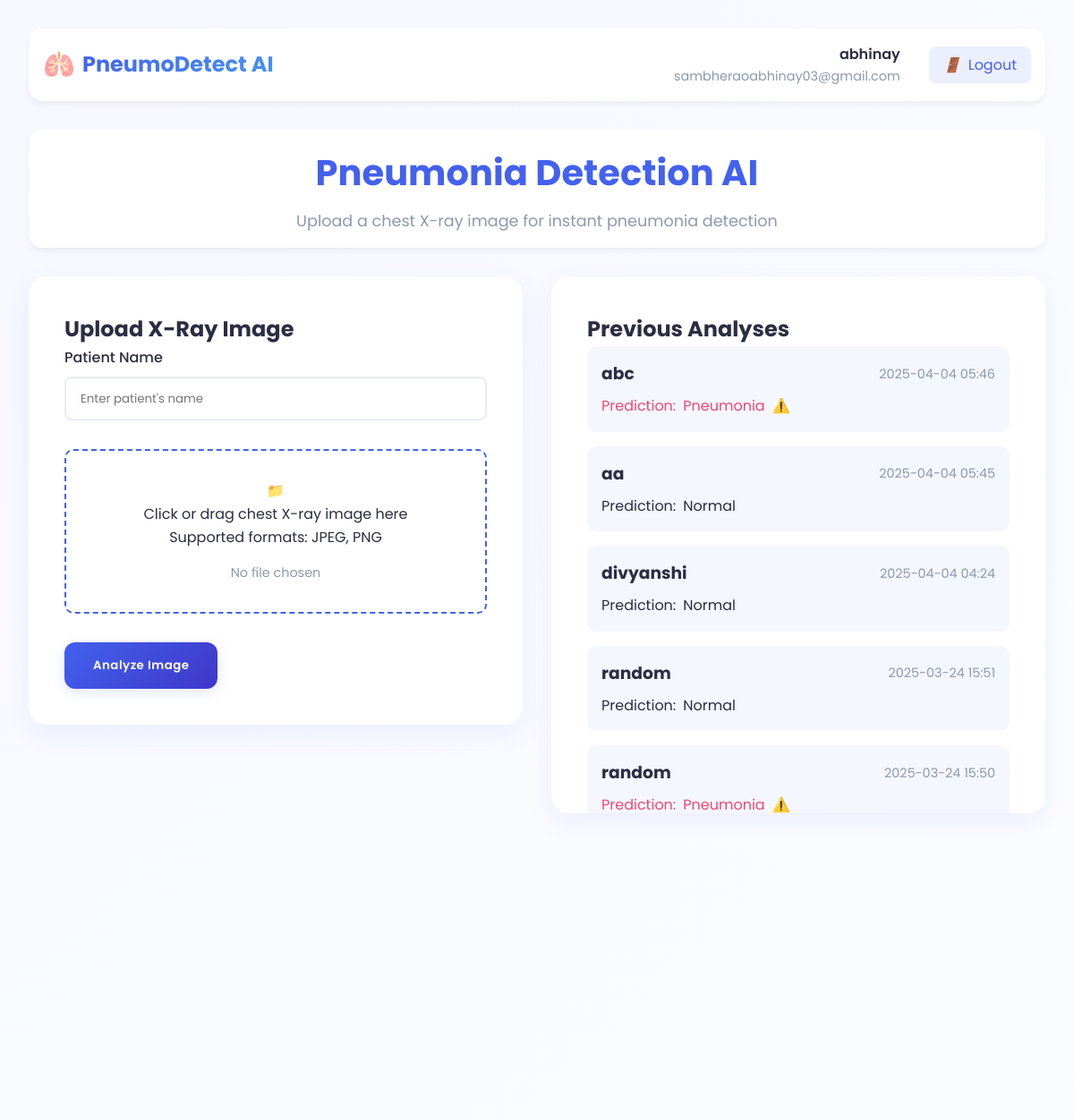
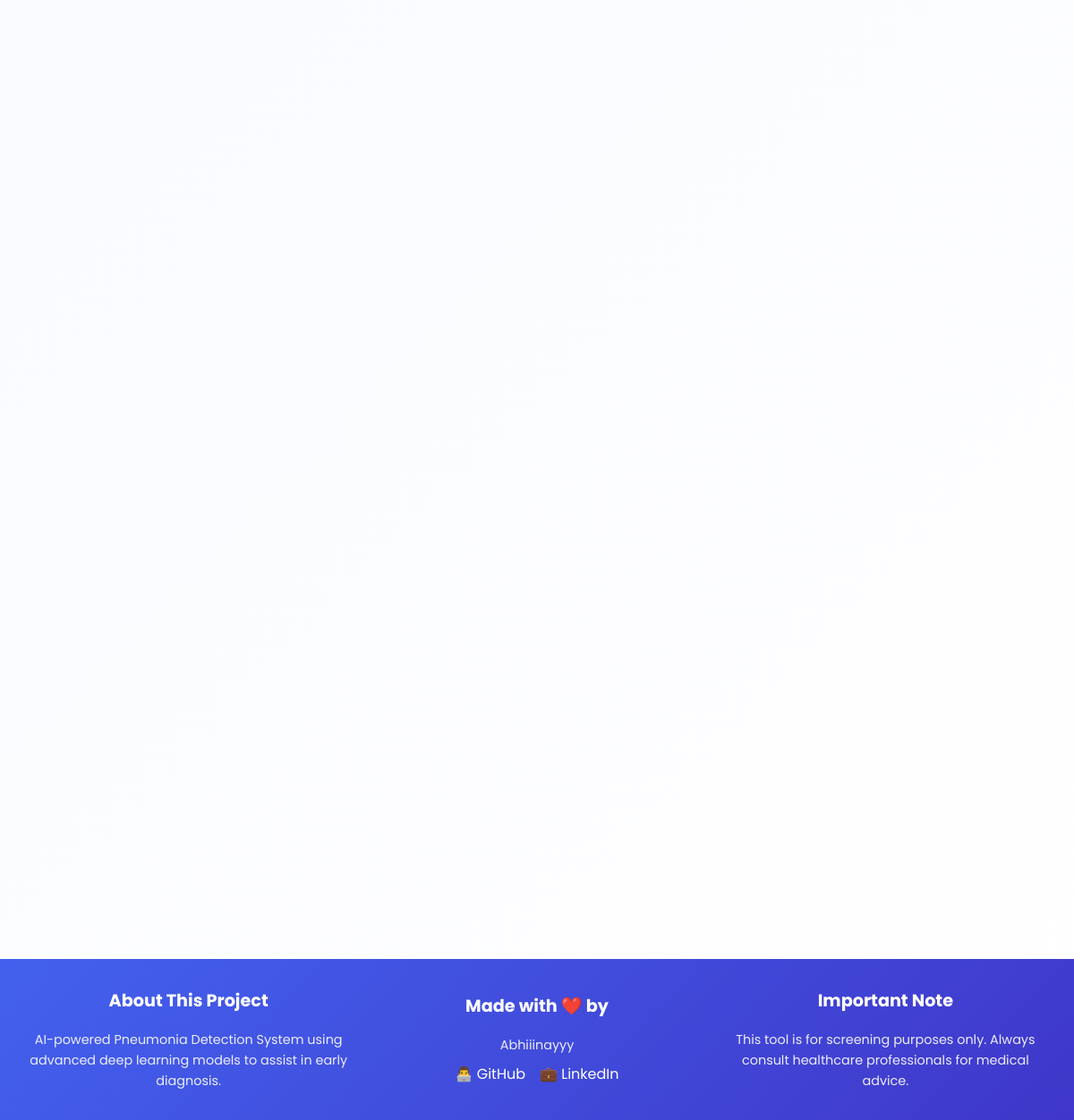
The page / (signed in) on the database its author committed (2 pictures, top to bottom).
### models.py (models this page shows, shortened)
class User(UserMixin, db.Model):
    __tablename__ = 'users'
    id = db.Column(db.Integer, primary_key=True)
    name = db.Column(db.String(100), nullable=False)
    email = db.Column(db.String(120), unique=True, nullable=False)
    password_hash = db.Column(db.String(200), nullable=False)
    created_at = db.Column(db.DateTime, server_default=db.func.now())
    analyses = db.relationship('Analysis', backref='user', lazy=True)
    @property
    def is_authenticated(self):
        return True

class Analysis(db.Model):
    __tablename__ = 'analyses'
    id = db.Column(db.Integer, primary_key=True)
    user_id = db.Column(db.Integer, db.ForeignKey('users.id'), nullable=False)
    patient_name = db.Column(db.String(100), nullable=False)
    prediction = db.Column(db.String(50), nullable=False)
    timestamp = db.Column(db.DateTime, default=datetime.utcnow)

### app.py (the view, shortened to what this page needs)
@app.route('/', methods=['GET', 'POST'])
def index():
    if not current_user.is_authenticated:
        return redirect(url_for('landing'))
    analyses = Analysis.query.filter_by(user_id=current_user.id).order_by(Analysis.timestamp.desc()).all()
    return render_template('index.html',
                         show_upload=True,
                         analyses=analyses,
                         user=current_user,
                         site_info=SITE_INFO)

### app.py (called while the page is built)
@login_manager.user_loader
def load_user(user_id):
    return User.query.get(int(user_id))

@app.after_request
def add_header(response):
    if 'Content-Type' in response.headers and 'application/json' in response.headers['Content-Type']:
        response.headers['Content-Type'] = 'application/json; charset=utf-8'
    return response

@app.context_processor
def inject_site_info():
    return dict(site_info=SITE_INFO)

### templates/index.html (shortened to what this page needs)
<!DOCTYPE html>
<html lang="en">
  <head>
    <link
      rel="stylesheet"
      href="https://cdnjs.cloudflare.com/ajax/libs/font-awesome/5.15.4/css/all.min.css"
    />
  </head>
  <body>
    <div class="container">
      <div class="nav-header">
        <div class="logo">
          <a
            href="{{ url_for('landing') }}"
            style="
              text-decoration: none;
              display: flex;
              align-items: center;
              gap: 0.5rem;
            "
          >
            <span style="font-size: 1.8rem">🫁</span>
            <h2
              style="
                margin: 0;
                background: linear-gradient(
                  135deg,
                  var(--primary-color),
                  var(--accent-color)
                );
                -webkit-background-clip: text;
                background-clip: text;
                -webkit-text-fill-color: transparent;
              "
            >
              PneumoDetect AI
            </h2>
          </a>
        </div>
        <div class="user-section">
          <div class="user-info">
            <div class="user-name">{{ current_user.name }}</div>
            <div class="user-email">{{ current_user.email }}</div>
          </div>
          <a href="{{ url_for('logout') }}" class="logout-btn">
            <i>🚪</i> Logout
          </a>
        </div>
      </div>
      <header class="app-header">
        <h1>Pneumonia Detection AI</h1>
        <p>Upload a chest X-ray image for instant pneumonia detection</p>
      </header>
      <div class="main-content">
        {% if show_upload %}
        <div class="card upload-section">
          <h2>Upload X-Ray Image</h2>
          <form
            method="POST"
            action="{{ url_for('index') }}"
            enctype="multipart/form-data"
          >
            <div class="form-group">
              <label for="patient_name">Patient Name</label>
              <input
                type="text"
                id="patient_name"
                name="patient_name"
                class="form-control"
                required
                placeholder="Enter patient's name"
              />
            </div>
            <div class="file-input-container">
              <label for="file-upload" class="file-input-trigger">
                <span class="upload-icon">📁</span>
                <span class="upload-text"
                  >Click or drag chest X-ray image here</span
                >
                <span class="upload-hint">Supported formats: JPEG, PNG</span>
                <span class="selected-file" id="selected-file-name"
                  >No file chosen</span
                >
              </label>
            </div>
            <button type="submit" class="btn btn-primary">Analyze Image</button>
          </form>
        </div>
        <div class="card history-section">
          <h2>Previous Analyses</h2>
          {% if analyses %}
          <div class="analyses-list">
            {% for analysis in analyses %}
            <div class="analysis-item">
              <div class="analysis-header">
                <h3>{{ analysis.patient_name }}</h3>
                <span class="timestamp"
                  >{{ analysis.timestamp.strftime('%Y-%m-%d %H:%M') }}</span
                >
              </div>
              <div
                class="analysis-result {% if analysis.prediction == 'Pneumonia' %}warning{% endif %}"
              >
                <span class="prediction-label">Prediction:</span>
                <span class="prediction-value">{{ analysis.prediction }}</span>
                {% if analysis.prediction == 'Pneumonia' %}
                <span class="warning-icon">⚠️</span>
                {% endif %}
              </div>
            </div>
            {% endfor %}
          </div>
          {% else %}
          <p class="no-analyses">No previous analyses found</p>
          {% endif %}
        </div>
        {% endif %}
      </div>
    </div>
    {% include 'shared/footer.html' %}
  </body>
</html>

### templates/shared/footer.html
<footer class="footer">
  <div class="footer-content">
    <div class="footer-section">
      <h3>About This Project</h3>
      <p>
        AI-powered Pneumonia Detection System using advanced deep learning
        models to assist in early diagnosis.
      </p>
    </div>
    <div class="footer-section">
      <h3>Made with <span class="heart">❤️</span> by</h3>
      <p>{{ site_info.author.name }}</p>
      <div class="social-links">
        <a href="{{ site_info.author.github }}" target="_blank" rel="noopener"
          >👨‍💻 GitHub</a
        >
        <a href="{{ site_info.author.linkedin }}" target="_blank" rel="noopener"
          >💼 LinkedIn</a
        >
      </div>
    </div>
    <div class="footer-section">
      <h3>Important Note</h3>
      <p>
        This tool is for screening purposes only. Always consult healthcare
        professionals for medical advice.
      </p>
    </div>
  </div>
</footer>

### templates/index.html (style rules this page uses)
:root { --primary-color: #4361ee; --secondary-color: #3f37c9; --accent-color: #4895ef; --danger-color: #ef476f; --success-color: #06d6a0; --warning-color: #ffd60a; --light-bg: #f8f9fa; --dark-text: #2b2d42; --light-text: #8d99ae; --white: #ffffff; }
* { margin: 0; padding: 0; box-sizing: border-box; }
body { font-family: "Poppins", sans-serif; line-height: 1.6; background: linear-gradient(135deg, #f6f8ff 0%, #ffffff 100%); color: var(--dark-text); min-height: 100vh; display: flex; flex-direction: column; }
.container { flex: 1; width: 100%; max-width: 1400px; margin: 0 auto; padding: 2rem; }
.app-header { text-align: center; margin-bottom: 2rem; padding: 1rem; background: var(--white); border-radius: 15px; box-shadow: 0 4px 6px rgba(0, 0, 0, 0.05); }
.app-header h1 { color: var(--primary-color); font-size: 2.5rem; margin-bottom: 0.5rem; }
.app-header p { color: var(--light-text); font-size: 1.1rem; }
.main-content { display: grid; grid-template-columns: repeat(2, 1fr); gap: 2rem; margin-bottom: 2rem; }
.card { background: var(--white); border-radius: 20px; padding: 2.5rem; box-shadow: 0 10px 30px rgba(67, 97, 238, 0.08); height: fit-content; transition: transform 0.3s ease, box-shadow 0.3s ease; }
.upload-section { position: relative; }
.file-input-container { margin: 2rem 0; }
.file-input-trigger { display: flex; flex-direction: column; align-items: center; padding: 2rem; border: 2px dashed var(--primary-color); border-radius: 10px; cursor: pointer; transition: all 0.3s ease; }
.btn { display: inline-block; padding: 1rem 2rem; border-radius: 12px; font-weight: 600; letter-spacing: 0.5px; box-shadow: 0 4px 15px rgba(67, 97, 238, 0.15); text-decoration: none; transition: all 0.3s ease; border: none; cursor: pointer; font-family: "Poppins", sans-serif; }
.btn-primary { background: linear-gradient( 135deg, var(--primary-color), var(--secondary-color) ); color: var(--white); }
.warning { color: var(--danger-color); }
.footer { width: 100%; padding: 2rem; background: linear-gradient( 135deg, var(--primary-color) 0%, var(--secondary-color) 100% ); color: var(--white); text-align: center; margin-top: 4rem; }
.footer-content { max-width: 1200px; margin: 0 auto; display: grid; grid-template-columns: repeat(3, 1fr); gap: 2rem; align-items: center; }
.footer-section { text-align: center; }
.footer-section h3 { color: var(--white); margin-bottom: 1rem; font-size: 1.2rem; }
.footer-section p { color: rgba(255, 255, 255, 0.9); font-size: 0.9rem; line-height: 1.6; }
.footer .heart { color: #ff4d6d; animation: heartbeat 1.5s ease infinite; display: inline-block; }
.social-links { display: flex; justify-content: center; gap: 1rem; margin-top: 0.5rem; }
.social-links a { color: var(--white); text-decoration: none; transition: transform 0.3s ease; }
.nav-header { margin-bottom: 2rem; padding: 1rem; background: var(--white); border-radius: 15px; box-shadow: 0 4px 6px rgba(0, 0, 0, 0.05); display: flex; justify-content: space-between; align-items: center; }
.nav-header .logo a { transition: transform 0.3s ease; }
.user-section { display: flex; align-items: center; gap: 2rem; }
.user-info { text-align: right; }
.user-name { font-weight: 600; color: var(--dark-text); }
.user-email { font-size: 0.9rem; color: var(--light-text); }
.logout-btn { padding: 0.5rem 1rem; border-radius: 8px; background: rgba(67, 97, 238, 0.1); color: var(--primary-color); text-decoration: none; transition: all 0.3s ease; display: flex; align-items: center; gap: 0.5rem; }
.form-group { margin-bottom: 1.5rem; }
.form-group label { display: block; margin-bottom: 0.5rem; color: var(--dark-text); font-weight: 500; }
.form-control { width: 100%; padding: 0.8rem 1rem; border: 2px solid #e9ecef; border-radius: 8px; font-family: "Poppins", sans-serif; transition: border-color 0.3s ease; }
.file-input-trigger { transition: all 0.3s ease; }
.selected-file { margin-top: 1rem; font-size: 0.9rem; color: var(--light-text); }
.history-section { max-height: 600px; overflow-y: auto; }
.analyses-list { display: flex; flex-direction: column; gap: 1rem; }
.analysis-item { padding: 1rem; border-radius: 10px; background: rgba(67, 97, 238, 0.05); transition: transform 0.3s ease; }
.analysis-header { display: flex; justify-content: space-between; align-items: center; margin-bottom: 0.5rem; }
.timestamp { font-size: 0.9rem; color: var(--light-text); }
.analysis-result { display: flex; align-items: center; gap: 0.5rem; }
.analysis-result.warning { color: var(--danger-color); }

### rows shown on the page
User: name "abhinay", email "sambheraoabhinay03@gmail.com"
Analysis: patient_name "abc", timestamp "2025-04-04 05:46", prediction "Pneumonia"
Analysis: patient_name "aa", timestamp "2025-04-04 05:45", prediction "Normal"
Analysis: patient_name "divyanshi", timestamp "2025-04-04 04:24", prediction "Normal"
Analysis: patient_name "random", timestamp "2025-03-24 15:51", prediction "Normal"
Analysis: patient_name "random", timestamp "2025-03-24 15:50", prediction "Pneumonia"

### other values the page prints
{{ site_info.author.name }} "Abhiiinayyy"
